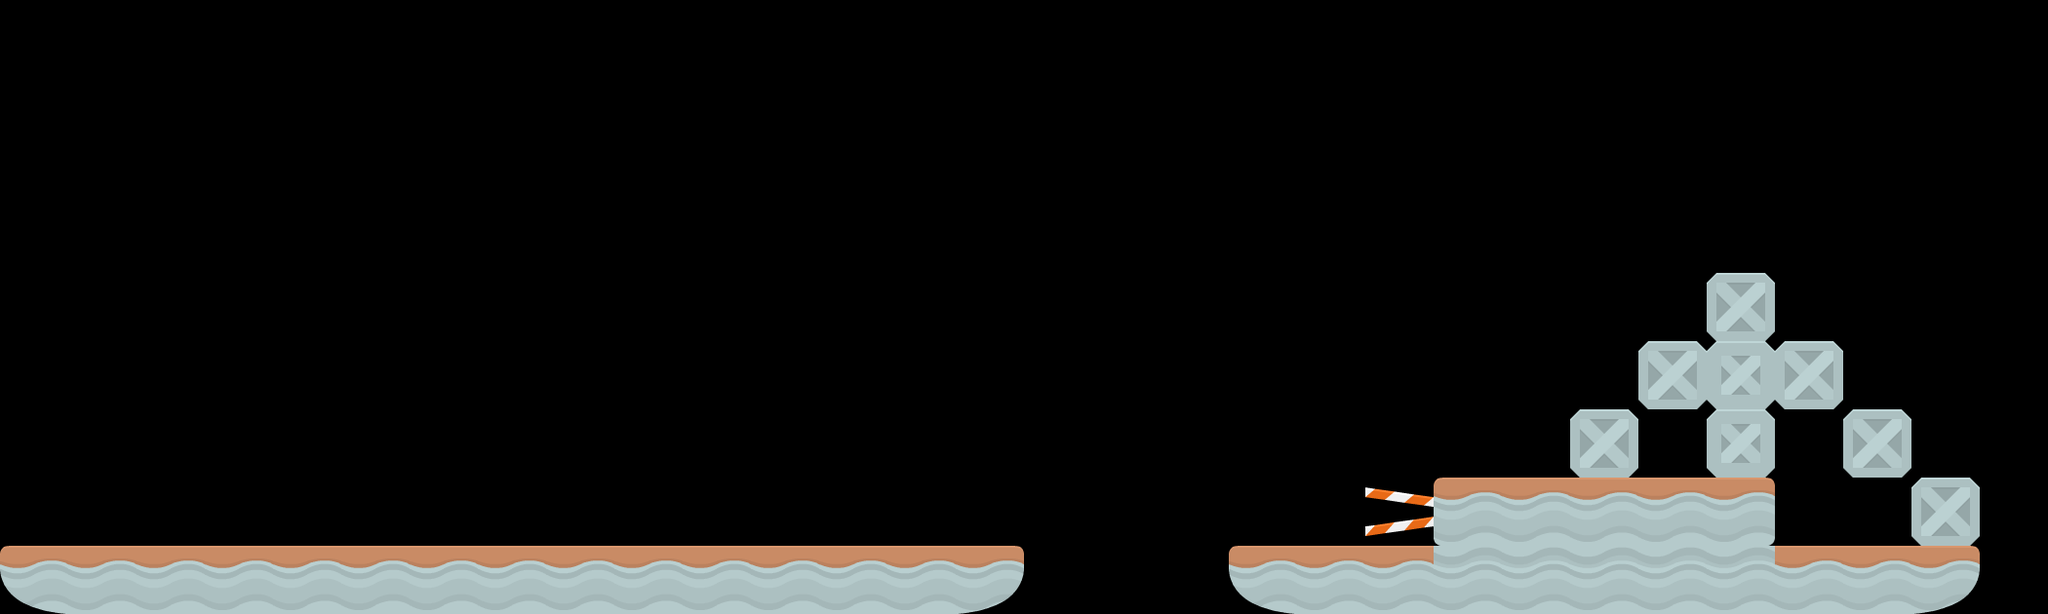

This game map was drawn from its Tiled (.tmx) file and the tilesets committed beside it. A one-line description and the full map source follow:
An orthogonal 30x9 tile map with 70x70 px tiles, 1 tile layer (Tile Layer 1) and 1 object.

<map version="1.0" tiledversion="1.0.2" orientation="orthogonal" renderorder="right-down" width="30" height="9" tilewidth="70" tileheight="70" nextobjectid="2">
 <properties>
  <property name="unity:resourcePath" value="Maps" />
 </properties>
 <tileset firstgid="1" source="../Tilesets/industrial.tsx" />
 <layer name="Tile Layer 1" width="30" height="9">
  <data encoding="csv">
0,0,0,0,0,0,0,0,0,0,0,0,0,0,0,0,0,0,0,0,0,0,0,0,0,0,0,0,0,0,
0,0,0,0,0,0,0,0,0,0,0,0,0,0,0,0,0,0,0,0,0,0,0,0,0,0,0,0,0,0,
0,0,0,0,0,0,0,0,0,0,0,0,0,0,0,0,0,0,0,0,0,0,0,0,0,0,0,0,0,0,
0,0,0,0,0,0,0,0,0,0,0,0,0,0,0,0,0,0,0,0,0,0,0,0,0,0,0,0,0,0,
0,0,0,0,0,0,0,0,0,0,0,0,0,0,0,0,0,0,0,0,0,0,0,0,0,57,0,0,0,0,
0,0,0,0,0,0,0,0,0,0,0,0,0,0,0,0,0,0,0,0,0,0,0,0,57,58,57,0,0,0,
0,0,0,0,0,0,0,0,0,0,0,0,0,0,0,0,0,0,0,0,0,0,0,57,0,58,0,57,0,0,
0,0,0,0,0,0,0,0,0,0,0,0,0,0,0,0,0,0,0,0,76,2,3,3,3,4,0,0,57,0,
17,3,3,3,3,3,3,3,3,3,3,3,3,3,18,0,0,0,17,3,3,5,5,5,5,5,3,3,18,0
</data>
 </layer>
 <objectgroup name="Powerups">
  <object id="1" gid="84" x="768" y="565.75" width="70" height="70">
   <properties>
    <property name="prefab" value="Powerups/Powerup" />
   </properties>
  </object>
 </objectgroup>
</map>
